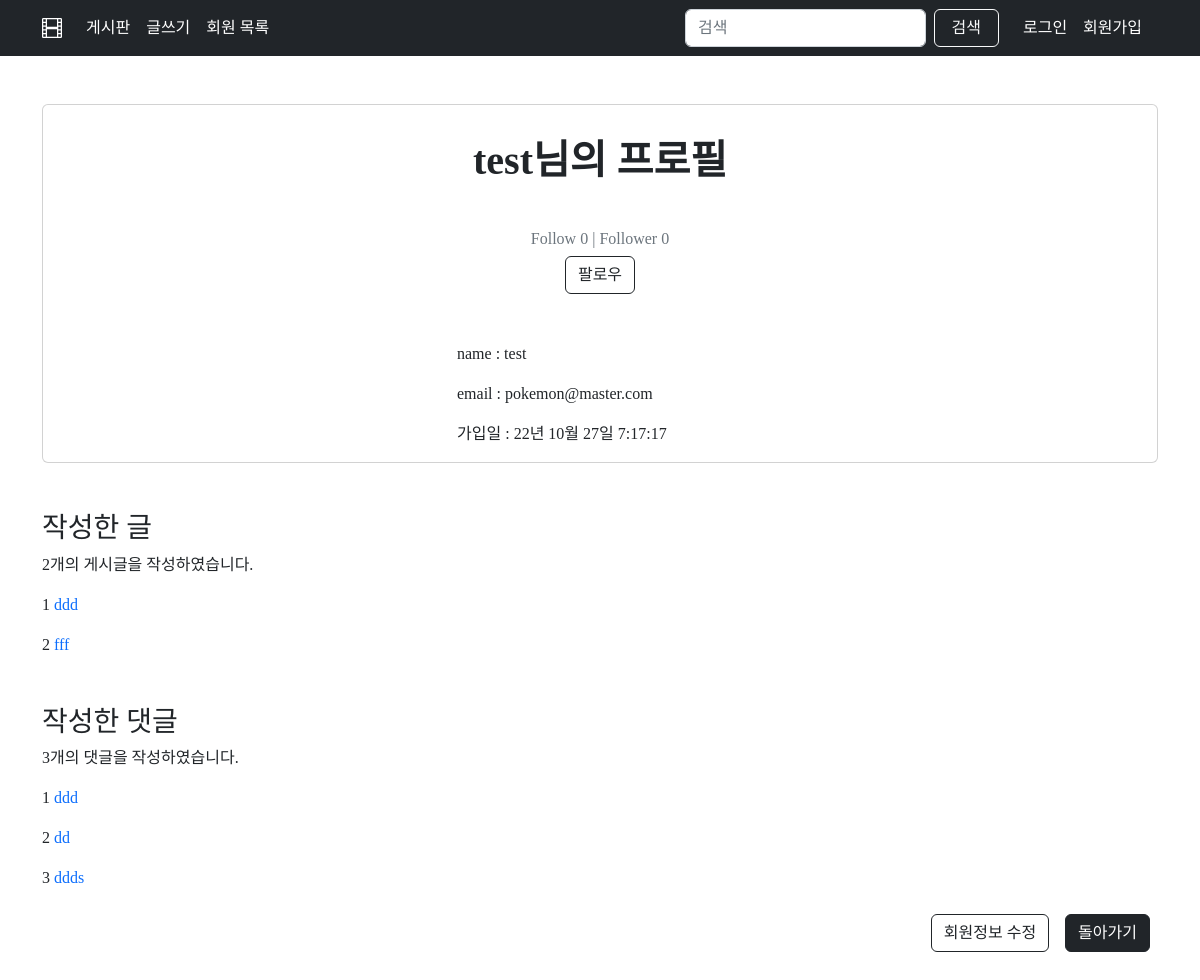
Screenshot of /accounts/2/profile/ with the database file from the repository.
### apps/accounts/models.py (models this page shows, shortened)
class User(AbstractUser):
    followings = models.ManyToManyField("self", symmetrical=False, related_name="followers")

### apps/articles/models.py (models this page shows)
class Article(models.Model):
    title = models.CharField(max_length=20)
    content = models.TextField()
    created_at = models.DateTimeField(auto_now_add=True)
    updated_at = models.DateTimeField(auto_now=True)
    movie_name = models.CharField(max_length=30)
    grade = models.IntegerField(validators=[MinValueValidator(1), MaxValueValidator(5)])
    view = models.PositiveIntegerField(default=0)
    user = models.ForeignKey(settings.AUTH_USER_MODEL, on_delete=models.CASCADE)
    like_users = models.ManyToManyField(settings.AUTH_USER_MODEL, related_name="articles")
    image = ProcessedImageField(
        upload_to="images/",
        blank=True,
        processors=[ResizeToFill(1200, 960)],
        format="JPEG",
        options={"quality": 80},
        null=True,
    )
    thumbnail = ProcessedImageField(
        upload_to="images/",
        blank=True,
        processors=[Thumbnail(200, 300)],
        format="JPEG",
        options={"quality": 80},
    )

class Comment(models.Model):
    content = models.TextField()
    created_at = models.DateTimeField(auto_now_add=True)
    article = models.ForeignKey(Article, on_delete=models.CASCADE)
    user = models.ForeignKey(settings.AUTH_USER_MODEL, on_delete=models.CASCADE)

### apps/accounts/views.py (the view)
# urls.py: path("<int:pk>/profile/", views.profile, name="profile"),
def profile(request, pk):
    user = get_user_model().objects.get(id=pk)
    context = {
        "user": user,
    }
    return render(request, "accounts/profile.html", context)

### apps/accounts/templates/accounts/profile.html
{% extends 'base.html' %} {% load django_bootstrap5 %} {% block content %}
<div class="container mb-5">
    <div class="mt-5">
        <div class="card align-items-center" style="width: auto;">
            <div class="card-body">
                <h1 class="card-title fw-bold m-3 text-center">{{ user.username }}님의 프로필</h1>
                {% if request.user == user %}
                <h6 class="card-subtitle my-5 text-muted text-center">
                    Follow {{ user.followings.count }} | Follower {{ user.followers.count }}
                </h6>
                {% else %}
                <div class="text-center my-5">
                    <h6 class="card-subtitle text-muted text-center">
                        Follow {{ user.followings.count }} | Follower {{ user.followers.count }}
                    </h6>
                    <a href="{% url 'accounts:follow' user.pk %}" class="text-decoration-none">
                        {% if request.user in user.followers.all %}
                    <button class="btn btn-outline-dark mt-2" type="button">
                        팔로우 취소
                    </button>
                {% else %}
                    <button class="btn btn-outline-dark mt-2" type="button">
                        팔로우
                    </button>
                    {% endif %}
                </a>
                </div>
                {% endif %}
                <p class="card-text">name : {{ user.username }}</p>
                <p class="card-text">email : {{ user.email}}</p>
                <p class="card-text">가입일 : {{ user.date_joined|date:"y년 m월 d일 f:s" }}
            </div>
        </div>
    </div>
    <div class="mt-5">
        <h3 class="fw-blod">작성한 글</h3>
        <p>{{ user.article_set.count }}개의 게시글을 작성하였습니다.</p>
        {% for article in user.article_set.all %}
        <p>
            {{ forloop.counter }}
            <a class="text-decoration-none" href="{% url 'articles:detail' article.pk %}">{{ article.title }}</a>
        </p>
        {% endfor %}
    </div>
    <div class="mt-5">
        <h3 class="fw-blod">작성한 댓글</h3>
        <p>{{ user.comment_set.count }}개의 댓글을 작성하였습니다.</p>
        {% for comment in user.comment_set.all %}
        <p>
            {{ forloop.counter }}
            <a class="text-decoration-none" href="{% url 'articles:detail' comment.article_id %}">{{ comment.content }}</a>
        </p>
        {% endfor %}
    </div>
    <div class="d-flex justify-content-end">
        <button class="btn btn-outline-dark m-2" type="button" onclick=location.href="{% url 'accounts:update' %}">
        회원정보 수정
      </button>
        <button class="btn btn-dark m-2" type="button" onclick=location.href="{% url 'accounts:user-list' %}">
          돌아가기
      </button>
    </div>
</div>
{% endblock content %}

### static/css/style.css (style rules this page uses)
* { font-family: 'NanumSquareNeo'; }
a { text-decoration: none; }

### rows the page displays
User: username "test", followings.count "0", followers.count "0", email "pokemon@master.com", date_joined "22년 10월 27일 7:17:17", article_set.count "2", comment_set.count "3"
Article: title "ddd"
Article: title "fff"
Comment: content "ddd"
Comment: content "dd"
Comment: content "ddds"
